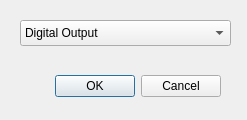
<?xml version="1.0" encoding="UTF-8"?>
<ui version="4.0">
 <class>Dialog_devadd</class>
 <widget class="QDialog" name="Dialog_devadd">
  <property name="geometry">
   <rect>
    <x>0</x>
    <y>0</y>
    <width>247</width>
    <height>120</height>
   </rect>
  </property>
  <property name="windowTitle">
   <string>Choose Device</string>
  </property>
  <property name="windowIcon">
   <iconset resource="ezlopi.qrc">
    <normaloff>:/res/icon.png</normaloff>:/res/icon.png</iconset>
  </property>
  <widget class="QDialogButtonBox" name="buttonBox">
   <property name="geometry">
    <rect>
     <x>30</x>
     <y>70</y>
     <width>191</width>
     <height>32</height>
    </rect>
   </property>
   <property name="orientation">
    <enum>Qt::Horizontal</enum>
   </property>
   <property name="standardButtons">
    <set>QDialogButtonBox::Cancel|QDialogButtonBox::Ok</set>
   </property>
  </widget>
  <widget class="QComboBox" name="comboBox_list_dev_type">
   <property name="geometry">
    <rect>
     <x>20</x>
     <y>20</y>
     <width>211</width>
     <height>26</height>
    </rect>
   </property>
   <item>
    <property name="text">
     <string>Digital Output</string>
    </property>
   </item>
   <item>
    <property name="text">
     <string>Digital Input</string>
    </property>
   </item>
   <item>
    <property name="text">
     <string>Analog Input</string>
    </property>
   </item>
   <item>
    <property name="text">
     <string>Analog Output</string>
    </property>
   </item>
   <item>
    <property name="text">
     <string>PWM</string>
    </property>
   </item>
   <item>
    <property name="text">
     <string>UART</string>
    </property>
   </item>
   <item>
    <property name="text">
     <string>One Wire</string>
    </property>
   </item>
   <item>
    <property name="text">
     <string>I2C</string>
    </property>
   </item>
   <item>
    <property name="text">
     <string>SPI</string>
    </property>
   </item>
  </widget>
 </widget>
 <resources>
  <include location="ezlopi.qrc"/>
 </resources>
 <connections>
  <connection>
   <sender>buttonBox</sender>
   <signal>accepted()</signal>
   <receiver>Dialog_devadd</receiver>
   <slot>accept()</slot>
   <hints>
    <hint type="sourcelabel">
     <x>248</x>
     <y>254</y>
    </hint>
    <hint type="destinationlabel">
     <x>157</x>
     <y>274</y>
    </hint>
   </hints>
  </connection>
  <connection>
   <sender>buttonBox</sender>
   <signal>rejected()</signal>
   <receiver>Dialog_devadd</receiver>
   <slot>reject()</slot>
   <hints>
    <hint type="sourcelabel">
     <x>316</x>
     <y>260</y>
    </hint>
    <hint type="destinationlabel">
     <x>286</x>
     <y>274</y>
    </hint>
   </hints>
  </connection>
 </connections>
</ui>
